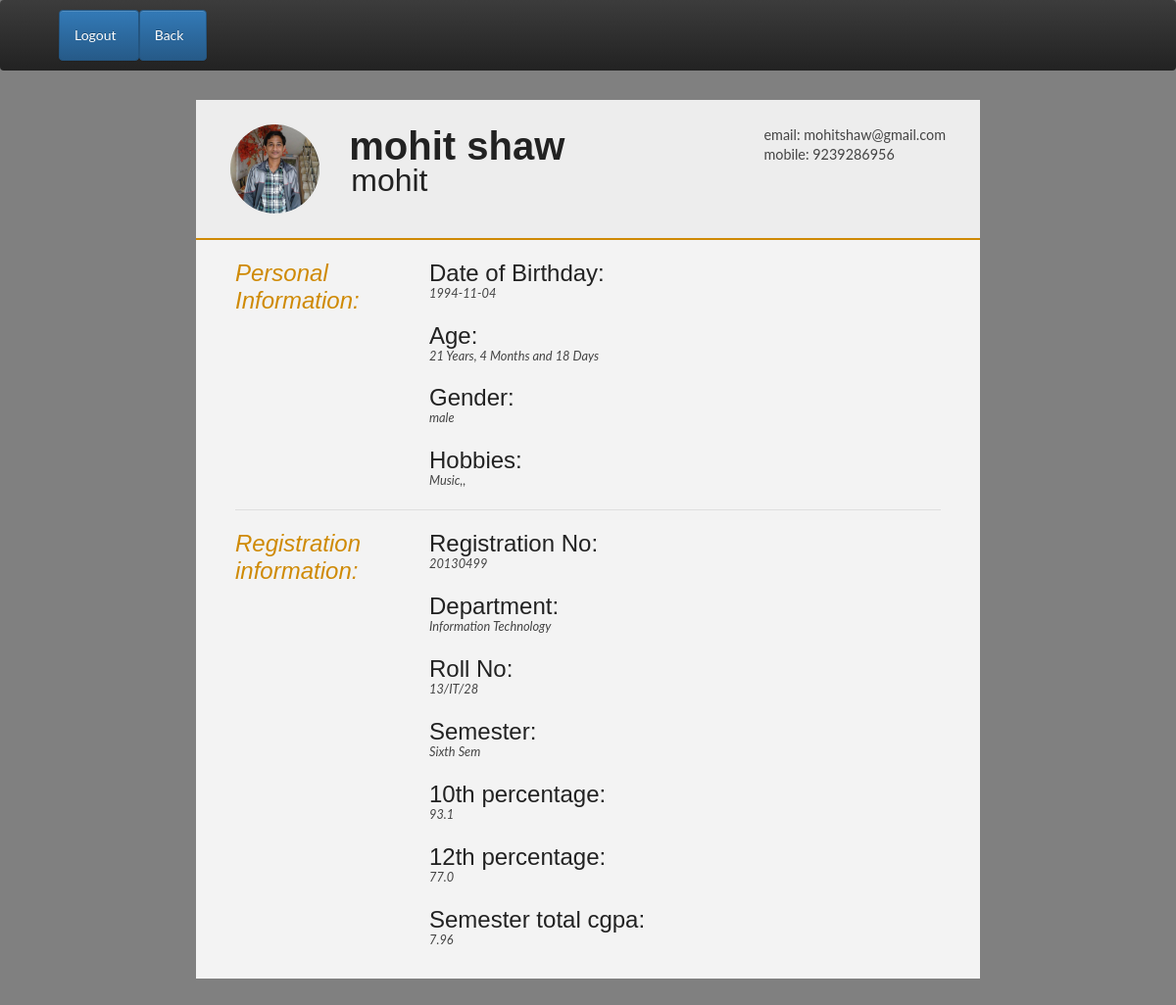
Page /viewdetails1.php?id=6 (signed in) on the committed database.
### tables this page shows
CREATE TABLE IF NOT EXISTS `student` (
  `id` int(11) NOT NULL,
  `fname` text NOT NULL,
  `mname` text,
  `lname` text NOT NULL,
  `contact` text NOT NULL,
  `birthday` date NOT NULL,
  `age` text NOT NULL,
  `gender` varchar(7) NOT NULL,
  `image` varchar(100) NOT NULL,
  `hobbies` varchar(255) NOT NULL,
  `reg_no` varchar(50) NOT NULL,
  `dept` text NOT NULL,
  `roll_no` text NOT NULL,
  `sem` text NOT NULL,
  `percent1` varchar(6) NOT NULL,
  `percent2` varchar(6) NOT NULL,
  `cgpa` varchar(6) NOT NULL,
  `email` text NOT NULL,
  `username` text NOT NULL,
  `password` text NOT NULL,
  `valid` int(11) NOT NULL
);

### viewdetails1.php (the view, shortened to what this page needs)
<html>
	<head><title>User Details</title>
<link href="css/bootstrap.min.css" rel="stylesheet">
<link href="css/bootstrap-theme.css" rel="stylesheet"><script src="js/jquery-2.1.4.min.js"></script>
<link rel="stylesheet" type="text/css" href="style.css">
</head>
<?php
$id = $_GET['id'];
$query = "select * from student where id='$id'";
		$run = mysql_query($query);
		while($row=mysql_fetch_array($run))
		{
		  $fname=$row['fname'];
          $lname=$row['lname'];
          $contact=$row['contact'];
          $birthday=$row['birthday'];
          $age=$row['age'];
          $gender=$row['gender'];
          $hobbies=$row['hobbies'];
          $reg_no=$row['reg_no'];
          $dept=$row['dept'];
          $roll_no=$row['roll_no'];
          $sem=$row['sem'];
          $percent1=$row['percent1'];
          $percent2=$row['percent2'];
          $cgpa=$row['cgpa'];
          $email=$row['email'];
          $username=$row['username'];
          $image=$row['image'];
?>
<body background="photo/04.jpg">
<nav class="nav navbar-inverse" >
  <div class="container ">
     <div class="navbar-header">
                <a class="visible-lg navbar-brand" href="#"></a>
            </div>
         <div class="collapse navbar-collapse" id="nav1" >
         <div class="nav navbar-nav ">
             <li class="h4"><a href="signout.php" class="btn btn-primary"><font color="white">Logout</font>&nbsp;&nbsp;</a></li>
              <li class="h4"><a href="adminpanel2.php" class="btn btn-primary"><font color="white">Back</font>&nbsp;&nbsp;</a></li>
    </div>
  </div>
  </div>
 </nav>
<div id="cv" class="instaFade">
  <div class="mainDetails">
    <div id="headshot" class="quickFade">
      <img src="uploads/<?php echo  $image;?>" height="100">
    </div>
    <div id="name">
      <h1 class="quickFade delayTwo"><?php echo  $fname;?> <?php echo  $lname;?></h1>
      <h2 class="quickFade delayThree"><?php echo  $username;?></h2>
    </div>
    <div id="contactDetails" class="quickFade delayFour">
      <ul>
        <li>email: <?php echo $email;?></li>
        <li>mobile: <?php echo  $contact;?></li>
      </ul>
    </div>
  </div>
  <div id="mainArea" class="quickFade delayFive">
    <section>
      <div class="sectionTitle">
        <h1>Personal Information:</h1>
      </div>
      <div class="sectionContent">
        <article>
          <h2>Date of Birthday: </h2>
          <p class="subDetails"><?php echo  $birthday;?></p>
        </article>
        <article>
          <h2>Age: </h2>
          <p class="subDetails"><?php echo  $age;?></p>
        </article>
        <article>
          <h2>Gender: </h2>
          <p class="subDetails"><?php echo  $gender;?></p>
        </article>
        <article>
          <h2>Hobbies: </h2>
          <p class="subDetails"><?php echo  $hobbies;?></p>
        </article>
        </div>
    </section>
    <section>
      <div class="sectionTitle">
        <h1>Registration information:</h1>
      </div>
      <div class="sectionContent">
        <article>
          <h2>Registration No: </h2>
          <p class="subDetails"><?php echo  $reg_no;?></p>
        </article>
        <article>
          <h2>Department: </h2>
          <p class="subDetails"><?php echo  $dept;?></p>
        </article>
        <article>
          <h2>Roll No: </h2>
          <p class="subDetails"><?php echo  $roll_no;?></p>
        </article>
        <article>
          <h2>Semester: </h2>
          <p class="subDetails"><?php echo  $sem;?></p>
        </article>
	<article>
          <h2>10th percentage: </h2>
          <p class="subDetails"><?php echo  $percent1;?></p>
        </article>
	<article>
          <h2>12th percentage: </h2>
          <p class="subDetails"><?php echo  $percent2;?></p>
        </article>
	<article>
          <h2>Semester total cgpa: </h2>
          <p class="subDetails"><?php echo  $cgpa;?></p>
        </article>
      </div>
    </section>
  </div>
</div>
<?php
}
?>
</body>
</html>

### style.css (style rules this page uses)
html,body,div,span,object,iframe,h1,h2,h3,h4,h5,h6,p,blockquote,pre,abbr,address,cite,code,del,dfn,em,img,ins,kbd,q,samp,small,strong,sub,sup,var,b,i,dl,dt,dd,ol,ul,li,fieldset,form,label,legend,table,caption,tbody,tfoot,thead,tr,th,td,article,aside,canvas,details,figcaption,figure,footer,header,hgroup,menu,nav,section,summary,time,mark,audio,video { border:0; font:inherit; font-size:100%; margin:0; padding:0; vertical-align:baseline; }
article,aside,details,figcaption,figure,footer,header,hgroup,menu,nav,section { display:block; }
html, body { background: gray; font-family: 'Lato', helvetica, arial, sans-serif; font-size: 16px; color: #222; }
p { font-size: 1em; line-height: 1.4em; margin-bottom: 20px; color: #444; }
#cv { width: 90%; max-width: 800px; background: #f3f3f3; margin: 30px auto; }
.mainDetails { padding: 25px 35px; border-bottom: 2px solid #cf8a05; background: #ededed; }
#name h1 { font-size: 2.5em; font-weight: 700; font-family: 'Rokkitt', Helvetica, Arial, sans-serif; margin-bottom: -6px; }
#name h2 { font-size: 2em; margin-left: 2px; font-family: 'Rokkitt', Helvetica, Arial, sans-serif; }
#mainArea { padding: 0 40px; }
#headshot { width: 12.5%; float: left; margin-right: 30px; }
#headshot img { width: 100%; height: auto; -webkit-border-radius: 50px; border-radius: 50px; }
#name { float: left; }
#contactDetails { float: right; }
#contactDetails ul { list-style-type: none; font-size: 0.9em; margin-top: 2px; }
#contactDetails ul li { margin-bottom: 3px; color: #444; }
section { border-top: 1px solid #dedede; padding: 20px 0 0; }
section:first-child { border-top: 0; }
section:last-child { padding: 20px 0 10px; }
.sectionTitle { float: left; width: 25%; }
.sectionContent { float: right; width: 72.5%; }
.sectionTitle h1 { font-family: 'Rokkitt', Helvetica, Arial, sans-serif; font-style: italic; font-size: 1.5em; color: #cf8a05; }
.sectionContent h2 { font-family: 'Rokkitt', Helvetica, Arial, sans-serif; font-size: 1.5em; margin-bottom: -2px; }
.subDetails { font-size: 0.8em; font-style: italic; margin-bottom: 3px; }
.instaFade { -webkit-animation-name: reset, fade-in; -webkit-animation-duration: 1.5s; -webkit-animation-timing-function: ease-in; -moz-animation-name: reset, fade-in; -moz-animation-duration: 1.5s; -moz-animation-timing-function: ease-in; animation-name: reset, fade-in; animation-duration: 1.5s; animation-timing-function: ease-in; }
.quickFade { -webkit-animation-name: reset, fade-in; -webkit-animation-duration: 2.5s; -webkit-animation-timing-function: ease-in; -moz-animation-name: reset, fade-in; -moz-animation-duration: 2.5s; -moz-animation-timing-function: ease-in; animation-name: reset, fade-in; animation-duration: 2.5s; animation-timing-function: ease-in; }
.delayTwo { -webkit-animation-delay: 0, 1s; -moz-animation-delay: 0, 1s; animation-delay: 0, 1s; }
.delayThree { -webkit-animation-delay: 0, 1.5s; -moz-animation-delay: 0, 1.5s; animation-delay: 0, 1.5s; }
.delayFour { -webkit-animation-delay: 0, 2s; -moz-animation-delay: 0, 2s; animation-delay: 0, 2s; }
.delayFive { -webkit-animation-delay: 0, 2.5s; -moz-animation-delay: 0, 2.5s; animation-delay: 0, 2.5s; }

### rows in the picture
student: image (picture), fname "mohit", lname "shaw", username "mohit", email "mohitshaw@gmail.com", contact "9239286956", birthday "1994-11-04", age "21 Years, 4 Months and 18 Days", gender "male", hobbies "Music,,", reg_no "20130499", dept "Information Technology", roll_no "13/IT/28", sem "Sixth Sem", percent1 "93.1", percent2 "77.0", cgpa "7.96"
